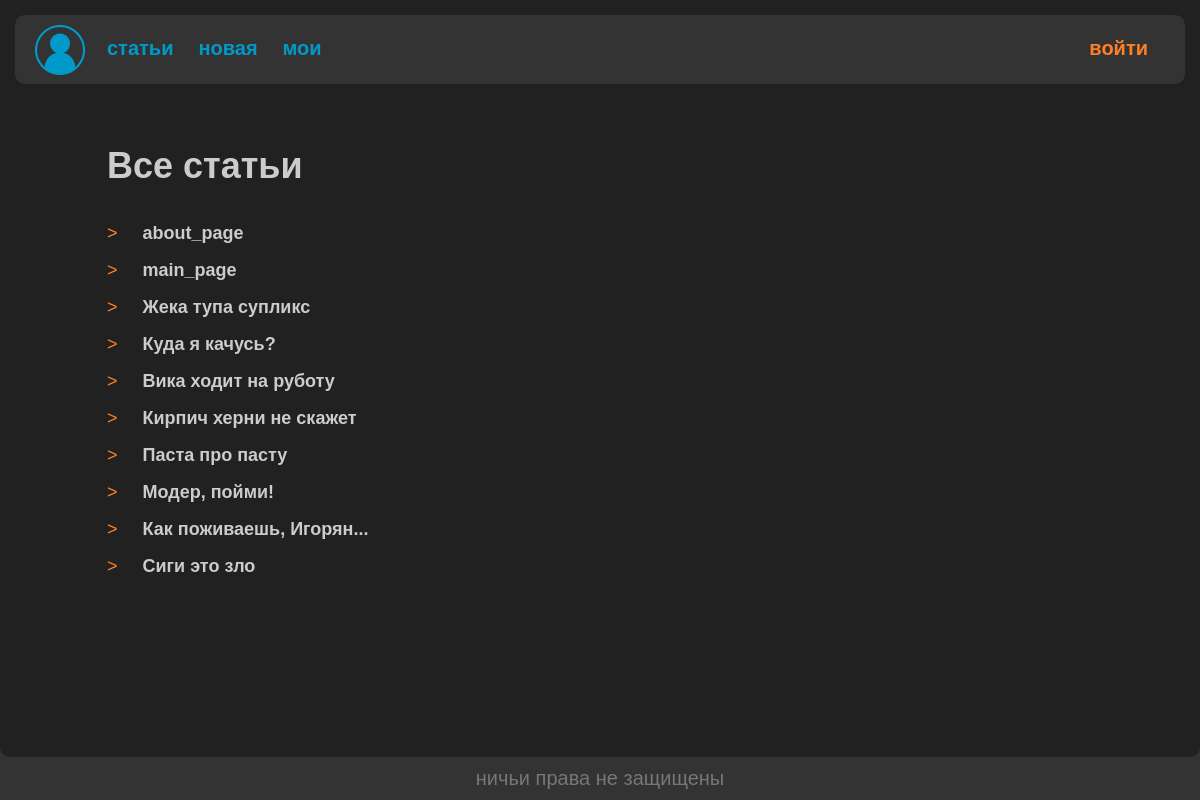
The page /pager/list/ on the database as committed earlier.
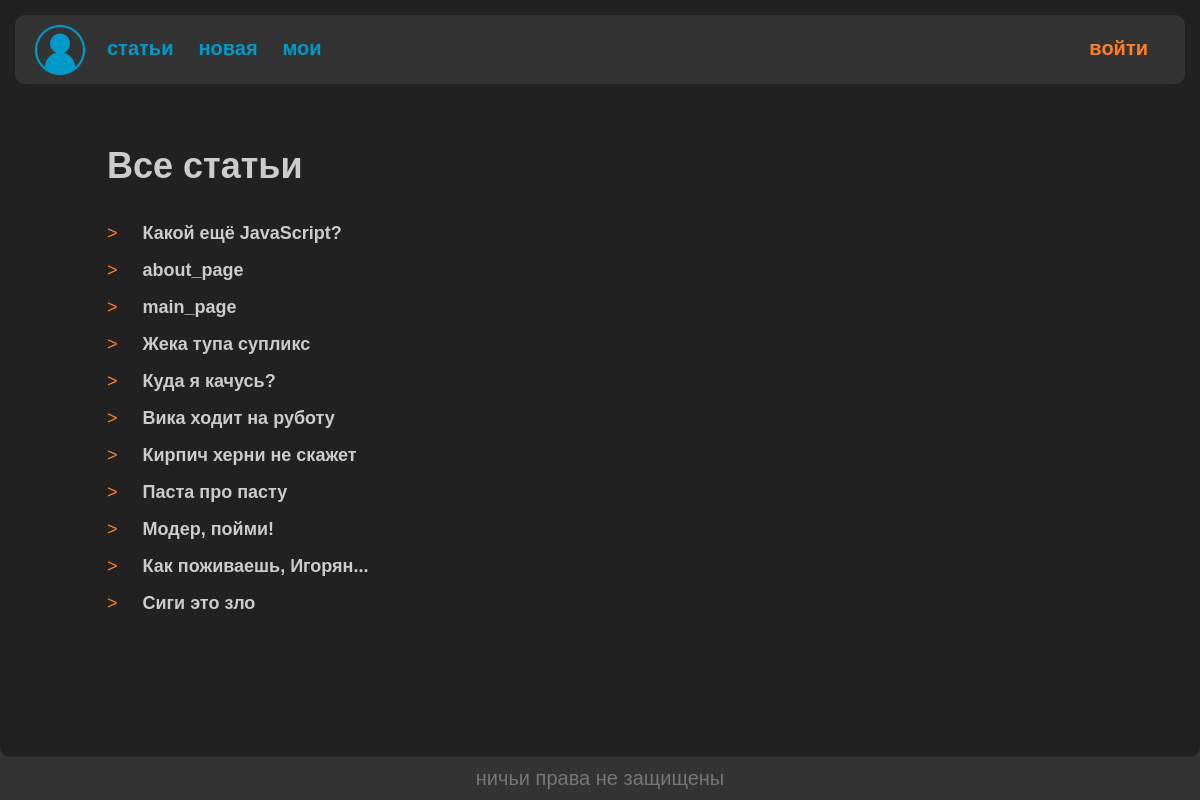
The same page on the database as committed later.
### pager/models.py (models this page shows, shortened)
class Page(models.Model):
    name = models.CharField(max_length=25)
    text = models.TextField(blank=True)
    date = models.DateTimeField(auto_now_add=True)
    user = models.ForeignKey('userface.CustomUser',
                             on_delete=models.SET_NULL,
                             null=True,
                             related_name='author')
    def __str__(self):
        return self.name
    def get_absolute_url(self, prefix='text'):
        return reverse(prefix, kwargs={'page_id': self.id})
    class Meta:
        ordering = ['-date']  # установка дефолтной сортировке по дате

### pager/views.py (the view)
# urls.py: path('list/', ListPage.as_view(), name='list'),
class ListPage(DataMixin, ListView):
    model = Page
    context_object_name = 'list'
    template_name = 'pager/list.html'
    extra_context = DataMixin.get_context({'title': 'Все статьи'})

### pager/templates/pager/list.html
{% extends 'userface/base.html' %}
{% block content %}
<h1>{{ title }}</h1>
<br>
{%for i in list%}
<div class="list-elem-div">
    {% if delete_button %}
    <a class="del-buttons" href="{{ i.get_absolute_url_del }}">X</a>
    {% else %}
    <a class="del-buttons">></a>
    {% endif %}
    <a class="list-buttons" href="{{ i.get_absolute_url }}">{{i}}</a>
    <br>
</div>
{%endfor%}
{% endblock %}

### userface/templates/userface/base.html (shortened to what this page needs)
{% load static %}
<!DOCTYPE html>
<html>
<head>
    <link type="text/css" href="{% static 'userface/css/styles.css' %}" rel="stylesheet"/>
</head>
<body>
<div class="sub-body">
    <div class="over-border">
        <div class="header">
            <div class="logo">
                <a href="{% url 'main' %}"><img src="{% static 'userface/images/icon.png' %}" alt=""></a>
            </div>
            <div class="nav">
                {% block menu %}
                    {% for m in menu %}
                        <a class='nav-item' href="{% url m.url %}">{{ m.title }}</a>
                    {% endfor %}
                    {% if request.user.is_authenticated %}
                        <a class="nav-last" href="{% url 'my_profile' %}">{{ request.user.username }}</a>
                    {% else %}
                        <a class="nav-last" href="{% url 'login' %}">войти</a>
                    {% endif %}
                {% endblock %}
            </div>
        </div>
    </div>
    <div class="content">
        {% block content %}
        {% endblock %}
    </div>
</div>
<div class="footer">
    ничьи права не защищены
</div>
</body>
</html>

### userface/static/userface/css/styles.css (style rules this page uses)
* { margin: 0px; padding: 0px; font-family: sans-serif; text-decoration: none; }
body { background-color: #333333; height: 100%; }
.sub-body { background-color: #212121; border-radius: 10px; }
.over-border { border: 15px solid #212121; }
.header { weight: 100%; height: 250; background-color: #333333; border: 5px solid #333333; border-radius: 10px; display: flex; }
.logo { margin: 5px 5px 0px 15px; }
.nav { width: 100%; font-size: 20px; margin: 17px; box-sizing border-box; overflow: hidden; }
.nav-item { float: left; margin-right: 25px; color: #009ACA; font-weight: 700; }
.nav-last { float: right; margin-right: 15px; color: #FF7F27; font-weight: 700; }
.content { font-size: 18px; padding: 40px 107px 40px 107px; color: #CCCCCC; text-align: justify; font-weight: 500; line-height: 1.5; min-height: calc(100vh - 222px); }
.list-elem-div { margin-bottom: 10px; }
.del-buttons { color: #FF7F27; margin-right: 20px; }
.list-buttons { color: #CCCCCC; text-decoration: none; font-weight: 700; margin-right: 25px; }
.footer { color: #777777; text-align: center; font-size: 20px; background-color: #333333; border: 10px solid #333333; }

Rows that differ between the two databases and show on the page:
added Page: name "Какой ещё JavaScript?"
